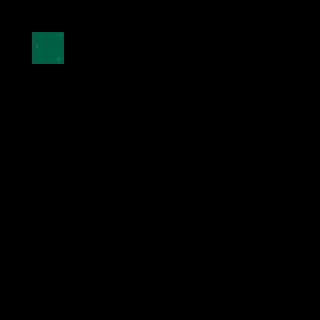

This game map was drawn from its Tiled (.tmx) file and the tilesets committed beside it. A one-line description and the full map source follow:
An orthogonal 10x10 tile map with 32x32 px tiles, 5 tile layers (regions, input_terrain_top, output1_terrain_top, output2_terrain_top, ...), 2 tilesets.

<map version="1.9" tiledversion="1.9.0" orientation="orthogonal" renderorder="right-down" width="10" height="10" tilewidth="32" tileheight="32" infinite="0" nextlayerid="7" nextobjectid="1">
 <tileset firstgid="1" source="../../Tilesets/forest-terrain.tsx" />
 <tileset firstgid="65" source="../../Tilesets/wall-collisions.tsx" />
 <layer id="1" name="regions" width="10" height="10">
  <data encoding="csv">
0,0,0,0,0,0,0,0,0,0,
0,8,0,0,0,0,0,0,0,0,
0,0,0,0,0,0,0,0,0,0,
0,0,0,0,0,0,0,0,0,0,
0,0,0,0,0,0,0,0,0,0,
0,0,0,0,0,0,0,0,0,0,
0,0,0,0,0,0,0,0,0,0,
0,0,0,0,0,0,0,0,0,0,
0,0,0,0,0,0,0,0,0,0,
0,0,0,0,0,0,0,0,0,0
</data>
 </layer>
 <layer id="2" name="input_terrain_top" width="10" height="10">
  <properties>
   <property name="StrictEmpty" type="bool" value="true" />
  </properties>
  <data encoding="csv">
0,0,0,0,0,0,0,0,0,0,
0,10,0,0,0,0,0,0,0,0,
0,0,0,0,0,0,0,0,0,0,
0,0,0,0,0,0,0,0,0,0,
0,0,0,0,0,0,0,0,0,0,
0,0,0,0,0,0,0,0,0,0,
0,0,0,0,0,0,0,0,0,0,
0,0,0,0,0,0,0,0,0,0,
0,0,0,0,0,0,0,0,0,0,
0,0,0,0,0,0,0,0,0,0
</data>
 </layer>
 <layer id="3" name="output1_terrain_top" width="10" height="10">
  <data encoding="csv">
0,0,0,0,0,0,0,0,0,0,
0,10,0,0,0,0,0,0,0,0,
0,0,0,0,0,0,0,0,0,0,
0,0,0,0,0,0,0,0,0,0,
0,0,0,0,0,0,0,0,0,0,
0,0,0,0,0,0,0,0,0,0,
0,0,0,0,0,0,0,0,0,0,
0,0,0,0,0,0,0,0,0,0,
0,0,0,0,0,0,0,0,0,0,
0,0,0,0,0,0,0,0,0,0
</data>
 </layer>
 <layer id="5" name="output2_terrain_top" width="10" height="10">
  <data encoding="csv">
0,0,0,0,0,0,0,0,0,0,
0,27,0,0,0,0,0,0,0,0,
0,0,0,0,0,0,0,0,0,0,
0,0,0,0,0,0,0,0,0,0,
0,0,0,0,0,0,0,0,0,0,
0,0,0,0,0,0,0,0,0,0,
0,0,0,0,0,0,0,0,0,0,
0,0,0,0,0,0,0,0,0,0,
0,0,0,0,0,0,0,0,0,0,
0,0,0,0,0,0,0,0,0,0
</data>
 </layer>
 <layer id="6" name="output3_terrain_top" width="10" height="10">
  <data encoding="csv">
0,0,0,0,0,0,0,0,0,0,
0,28,0,0,0,0,0,0,0,0,
0,0,0,0,0,0,0,0,0,0,
0,0,0,0,0,0,0,0,0,0,
0,0,0,0,0,0,0,0,0,0,
0,0,0,0,0,0,0,0,0,0,
0,0,0,0,0,0,0,0,0,0,
0,0,0,0,0,0,0,0,0,0,
0,0,0,0,0,0,0,0,0,0,
0,0,0,0,0,0,0,0,0,0
</data>
 </layer>
</map>
